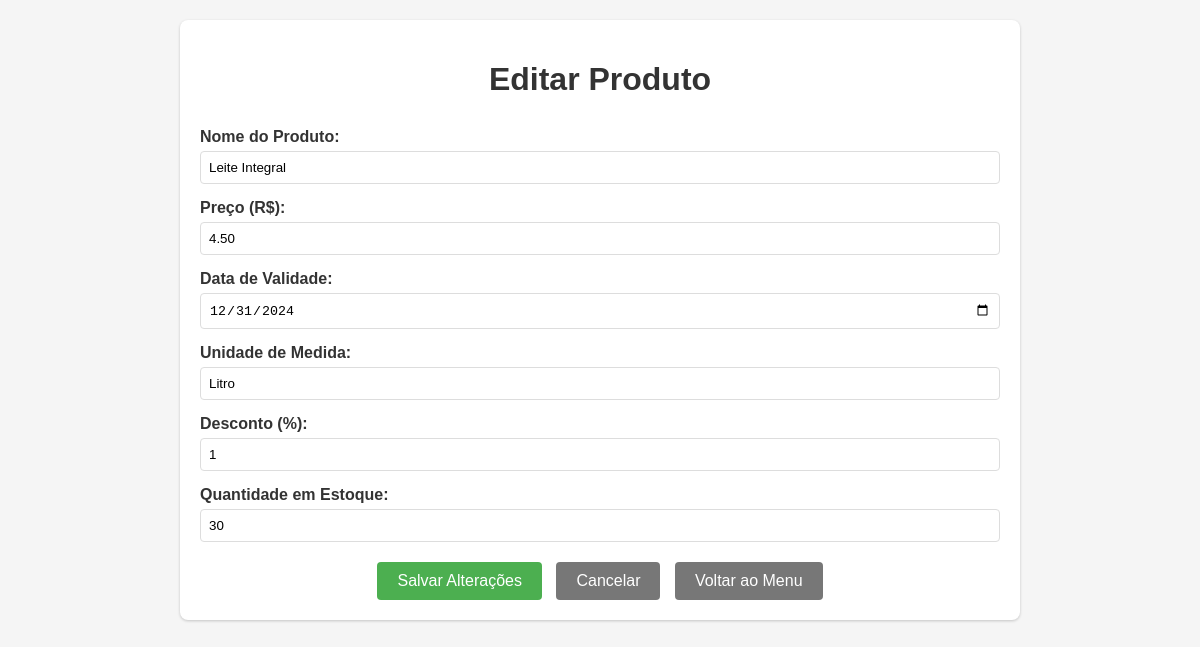
Page /editar_produto.php?id=1 on the committed database.
### tables this page shows
CREATE TABLE `produtos` (
  `codigo` int(11) NOT NULL,
  `nome` varchar(50) NOT NULL,
  `preco` decimal(5,2) NOT NULL,
  `validade` date DEFAULT NULL,
  `unid_medida` varchar(5) DEFAULT NULL,
  `desconto` int(11) DEFAULT NULL,
  `quantidade` int(11) DEFAULT NULL
);

### editar_produto.php (the view, shortened to what this page needs)
<?php
include 'config.php';
if(isset($_GET['id'])) {
    $stmt = $pdo->prepare("SELECT * FROM produtos WHERE codigo = ?");
    $stmt->execute([$_GET['id']]);
    $produto = $stmt->fetch();
} else {
    header("Location: listagem_produtos.php");
    exit;
}
?>
<!DOCTYPE html>
<html lang="pt-br">
<head>
</head>
<body>
    <div class="container">
        <h1>Editar Produto</h1>
        <form action="atualizar_produto.php" method="POST">
            <div class="form-group">
                <label for="nome">Nome do Produto:</label>
                <input type="text" id="nome" name="nome" value="<?php echo htmlspecialchars($produto['nome']); ?>" required>
            </div>
            <div class="form-group">
                <label for="preco">Preço (R$):</label>
                <input type="number" id="preco" name="preco" step="0.01" value="<?php echo $produto['preco']; ?>" required>
            </div>
            <div class="form-group">
                <label for="validade">Data de Validade:</label>
                <input type="date" id="validade" name="validade" value="<?php echo $produto['validade']; ?>" required>
            </div>
            <div class="form-group">
                <label for="unid_medida">Unidade de Medida:</label>
                <input type="text" id="unid_medida" name="unid_medida" value="<?php echo htmlspecialchars($produto['unid_medida']); ?>" required>
            </div>
            <div class="form-group">
                <label for="desconto">Desconto (%):</label>
                <input type="number" id="desconto" name="desconto" min="0" max="100" value="<?php echo $produto['desconto']; ?>" required>
            </div>
            <div class="form-group">
                <label for="quantidade">Quantidade em Estoque:</label>
                <input type="number" id="quantidade" name="quantidade" min="0" value="<?php echo $produto['quantidade']; ?>" required>
            </div>
            <div class="buttons">
                <button type="submit" class="btn-salvar">Salvar Alterações</button>
                <a href="listagem_produtos.php" class="btn-cancelar">Cancelar</a>
                <a href="menu.php" class="btn-voltar">Voltar ao Menu</a>
            </div>
        </form>
    </div>
</body>
</html>

### editar_produto.php (style rules this page uses)
body { font-family: Arial, sans-serif; margin: 20px; background-color: #f5f5f5; }
.container { max-width: 800px; margin: 0 auto; background-color: white; padding: 20px; border-radius: 8px; box-shadow: 0 1px 3px rgba(0,0,0,0.2); }
h1 { color: #333; text-align: center; margin-bottom: 30px; }
.form-group { margin-bottom: 15px; }
label { display: block; margin-bottom: 5px; color: #333; font-weight: bold; }
input[type="text"], input[type="number"], input[type="date"] { width: 100%; padding: 8px; border: 1px solid #ddd; border-radius: 4px; box-sizing: border-box; }
.buttons { margin-top: 20px; text-align: center; }
.btn-salvar { background-color: #4CAF50; color: white; padding: 10px 20px; border: none; border-radius: 4px; cursor: pointer; font-size: 16px; }
.btn-cancelar { background-color: #777; color: white; padding: 10px 20px; text-decoration: none; border-radius: 4px; margin-left: 10px; display: inline-block; }
.btn-voltar { background-color: #777; color: white; padding: 10px 20px; text-decoration: none; border-radius: 4px; margin-left: 10px; display: inline-block; }

### rows in the picture
produtos: nome "Leite Integral", preco "4.50", validade "12/31/2024", unid_medida "Litro", desconto "1", quantidade "30"
